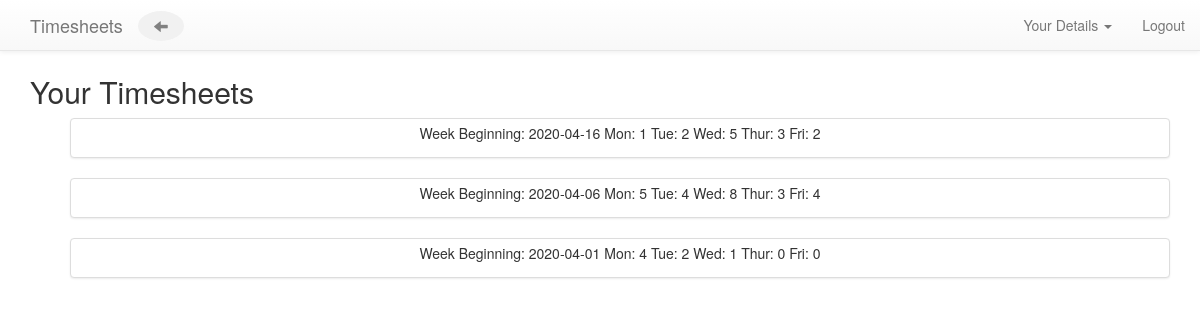
Page /zapp/my_schedule/ (signed in) on the committed database.
### zapp/models.py (models this page shows)
class Timesheet(models.Model):
    week_beginning = models.DateField()
    monday = models.IntegerField(default=0)
    tuesday = models.IntegerField(default=0)
    wednesday = models.IntegerField(default=0)
    thursday = models.IntegerField(default=0)
    friday = models.IntegerField(default=0)
    approved_status = models.BooleanField(default=False)
    username = models.CharField(max_length=255, default="default")
    employee = models.ForeignKey(Employee, on_delete=models.CASCADE)
    class Meta:
        permissions = [
                ("can_approve", "Can approve timesheets"),
                ("can_search", "Can search employees' timesheets"),
        ]
    def __str__(self):
        return str(self.week_beginning)

### zapp/views.py (the view)
# urls.py: path('my_schedule/', views.my_schedule, name='my_schedule'),
@login_required
def my_schedule(request):
    my_timesheets = Timesheet.objects.filter(employee = request.user.employee, approved_status=True)
    context = {'my_timesheets' : my_timesheets}
    return render(request, 'zapp/my_schedule.html',context)

### templates/zapp/my_schedule.html (shortened to what this page needs)
{% extends 'zapp/base.html'%}
{% block content %}
<body>
  <div class="mkt-s2 container">
	    <h2 class="mkt-s2-h">Your Timesheets</h2>
	    <div class="mkt-s2-body">
				<div class="row text-center">
          {% if my_timesheets %}
              <ul>
              {% for timesheet in my_timesheets %}
              <div class="col-sm-12">
               <div class="thumbnail">
                 <p> Week Beginning: {{ timesheet }} Mon: {{ timesheet.monday }} Tue: {{ timesheet.tuesday }} Wed: {{ timesheet.wednesday }} Thur: {{ timesheet.thursday }} Fri: {{ timesheet.friday }} </p>
               </div>
              </div>
              {% endfor %}
              </ul>
          {% else %}
              <p>No timesheets found.</p>
          {% endif %}
        </div>
      </div>
</body>
{% endblock content %}

### templates/zapp/base.html (style rules this page uses)
body { margin-top: 55px; }

### rows in the picture
Timesheet: week_beginning "2020-04-16", monday "1", tuesday "2", wednesday "5", thursday "3", friday "2"
Timesheet: week_beginning "2020-04-06", monday "5", tuesday "4", wednesday "8", thursday "3", friday "4"
Timesheet: week_beginning "2020-04-01", monday "4", tuesday "2", wednesday "1", thursday "0", friday "0"
